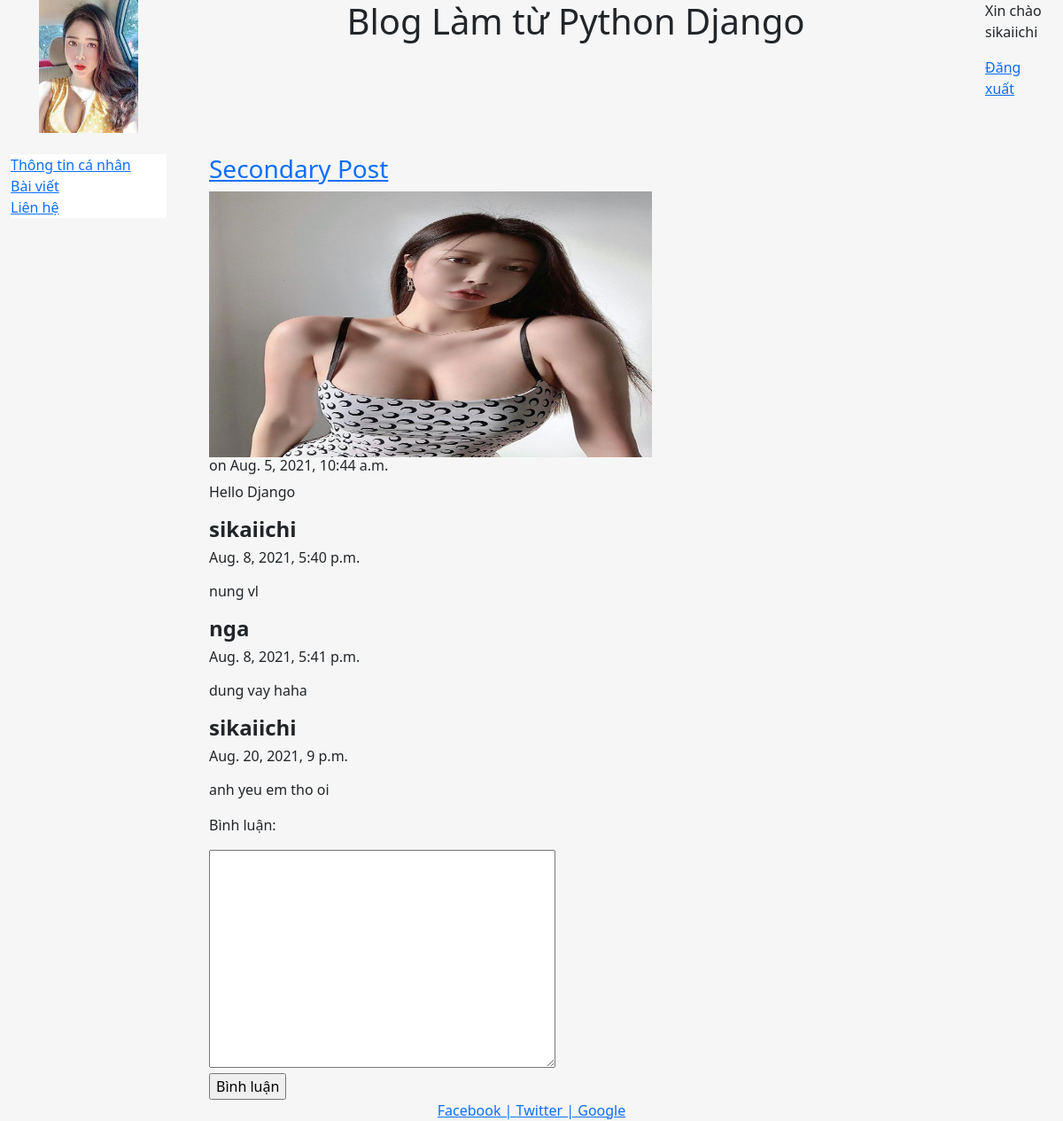
Page /blog/2/ (signed in) on the committed database.
### blog/models.py (models this page shows, shortened)
class Post(models.Model):
    objects = models.Manager()
    title = models.CharField(max_length = 100)
    body  = models.TextField()
    date  = models.DateTimeField(auto_now_add = True)
    image = models.ImageField(null=True)

class Comment(models.Model):
    post = models.ForeignKey(Post, on_delete=models.CASCADE, related_name='comments')
    author = models.ForeignKey(settings.AUTH_USER_MODEL, on_delete=models.CASCADE)
    body = models.TextField()
    date = models.DateTimeField(auto_now_add=True)

### blog/views.py (the view)
# urls.py: path('<int:pk>/', views.post, name='post'),
def post(request, pk):
    post = get_object_or_404(Post, pk=pk)
    form = CommentForm()
    if request.method == "POST":
        form = CommentForm(request.POST, author=request.user, post=post)
        if form.is_valid():
            form.save()
            return HttpResponseRedirect(request.path)
    return render(request, "blog/post.html", {"post": post, "form": form})

### blog/forms.py (shortened to what this page needs)
class CommentForm(forms.ModelForm):
    def __init__(self, *args, **kwargs):
        self.author = kwargs.pop('author', None)
        self.post = kwargs.pop('post', None)
        super().__init__(*args, **kwargs)
    class Meta:
        model = Comment
        fields = ["body"]

### blog/templates/blog/post.html (shortened to what this page needs)
{% extends "pages/base.html" %}
{% block content %}
<h3><a href='{% url 'post' post.id %}' >{{post.title}}</a></h3>
<img src="{{post.image.url}}" width="500px" height="300px" />
<h6>on {{post.date}}</h6>
{{post.body|safe|linebreaks}}
{% for comment in post.comments.all %}
    <h4><strong>{{comment.author}}</strong></h4>
    <h6><p>{{comment.date}}</p></h6>
    <p>{{comment.body|linebreaks}}</p>
{% endfor %}
{% if user.username %}
    <form action="{% url 'post' post.id %}" method="POST">
        <p><label>Bình luận:</label></p>
        {{form.body}}
        <br/>
        <input type="submit" value="Bình luận"/>
    </form>
{% endif %}
{% endblock %}

### sieunhan/templates/pages/base.html (shortened to what this page needs)
<!DOCTYPE html>
<html lang="en">
<head>
    {% load static %}
    <link rel="stylesheet"  href="{% static 'css/bootstrap.min.css' %}" type="text/css">
</head>
<body>
    <div class="container-fluid" style="min-height:95%">
        <div class="row">
            <div class="col-sm-2">
                <center><img src="{% static 'images/images.jpg' %}" class="responsive-img" style="max-height:150px"/></center>
            </div>
            <div class="col-sm-9">
                <center><h1>Blog Làm từ Python Django</h1></center>
            </div>
            <div class="col-sm-1">
                {% if user.username %}
                    <p>Xin chào {{user.username}}</p>
                    <p><a href="{% url 'logout' %}">Đăng xuất</a></p>
                {% else %}
                    <p><a href="{% url 'register' %}">Đăng ký</a>|<a href="{% url 'login' %}">Đăng nhập</a></p>
                {% endif %}
            </div>
        </div>
        <br/>
        <div class="row">
            <div class="col-sm-2">
                <div class="bs-sliderbar" style="background-color:#fff;">
                    <ul class="nav flex-column">
                        <li><a href="/"> Thông tin cá nhân</a></li>
                        <li><a href="{% url 'blog' %}"> Bài viết</a></li>
                        <li><a href="{% url 'contact' %}"> Liên hệ</a></li>
                    </ul>
                </div>
            </div>
            <div class="col-sm-10">
                <div class="container-fluid">
                    {% block content %}
                    {% endblock %}
                </div>
            </div>
        </div>
    </div>
    <footer>
        <div class="container-fluid">
            <center><a href="https://www.facebook.com"> Facebook | </a><a href="https://twitter.com"> Twitter |</a><a href="https://www.google.com.vn"> Google </a></center>
        </div>
    </footer>
</body>
</html>

### sieunhan/templates/pages/base.html (style rules this page uses)
html, body { height: 100%; background-color: #f6f6f6; }

### rows in the picture
Post: title "Secondary Post", image (picture), date "Aug. 5, 2021, 10:44 a.m.", body "Hello Django"
Comment: author "sikaiichi", date "Aug. 8, 2021, 5:40 p.m.", body "nung vl"
Comment: author "nga", date "Aug. 8, 2021, 5:41 p.m.", body "dung vay haha"
Comment: author "sikaiichi", date "Aug. 20, 2021, 9 p.m.", body "anh yeu em tho oi"

### other values in the picture
{{ user.username }} "sikaiichi"
